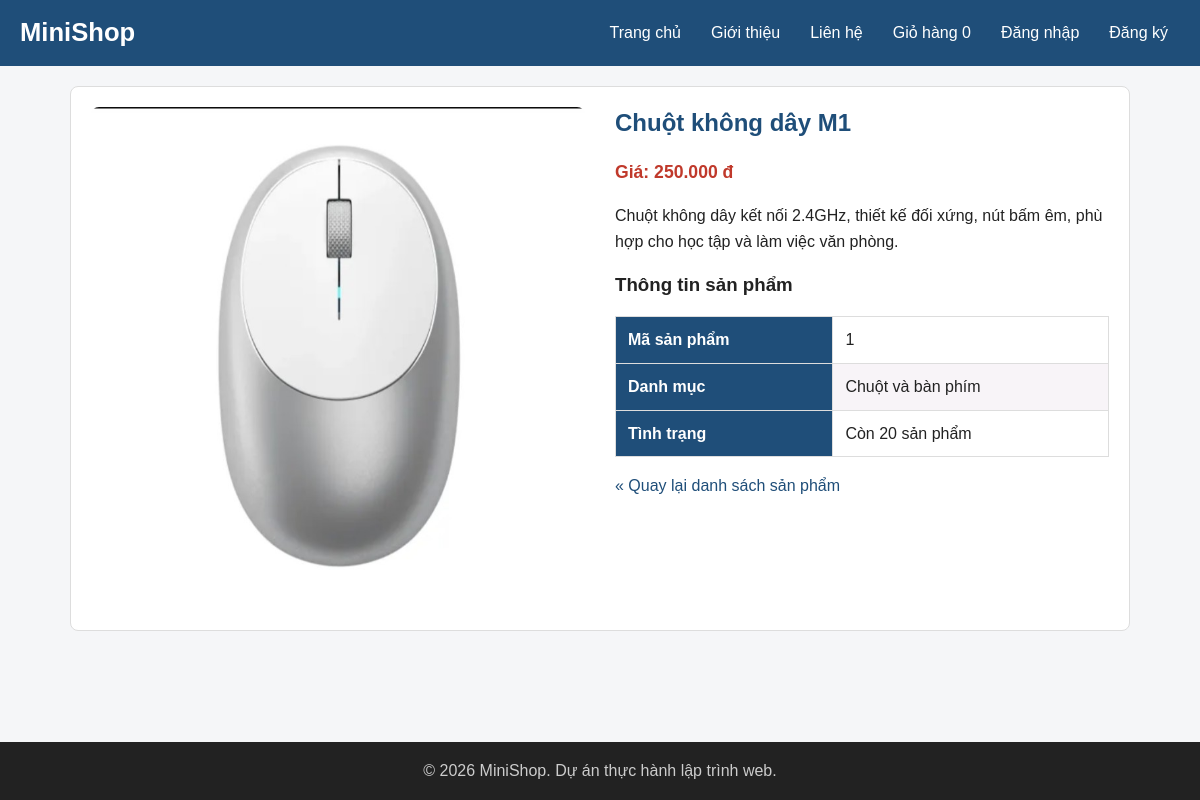
Screenshot of /product.php?id=1 with the database file from the repository.
### tables this page shows
CREATE TABLE IF NOT EXISTS `products` (
    `id` INT UNSIGNED NOT NULL AUTO_INCREMENT,
    `category_id` INT UNSIGNED NOT NULL,
    `name` VARCHAR(200) NOT NULL,
    `price` INT UNSIGNED NOT NULL,
    `description` TEXT,
    `image` VARCHAR(255) NOT NULL DEFAULT 'images/sp01.jpg',
    `stock` INT UNSIGNED NOT NULL DEFAULT 0,
    `created_at` DATETIME NOT NULL DEFAULT CURRENT_TIMESTAMP,
    PRIMARY KEY (`id`),
    CONSTRAINT `fk_products_category`
        FOREIGN KEY (`category_id`) REFERENCES `categories` (`id`)
);

CREATE TABLE IF NOT EXISTS `categories` (
    `id` INT UNSIGNED NOT NULL AUTO_INCREMENT,
    `name` VARCHAR(100) NOT NULL,
    PRIMARY KEY (`id`)
);

### includes/init.php (called while the page is built, shortened)
<?php
function e($value): string
{
    return htmlspecialchars((string) $value, ENT_QUOTES | ENT_SUBSTITUTE, 'UTF-8');
}
function url(string $path = ''): string
{
    $scriptDirectory = str_replace('\\', '/', dirname($_SERVER['SCRIPT_NAME'] ?? '/'));
    $basePath = rtrim($scriptDirectory, '/');
    return $basePath . '/' . ltrim($path, '/');
}
function format_price($price): string
{
    return number_format((float) $price, 0, ',', '.') . ' đ';
}

### product.php (the view, shortened to what this page needs)
<?php
require __DIR__ . '/includes/init.php';
$idInput = $_GET['id'] ?? 0;
$id = is_scalar($idInput) ? (int) $idInput : 0;
$statement = $pdo->prepare(
    'SELECT p.*, c.name AS category_name
     FROM products p
     INNER JOIN categories c ON c.id = p.category_id
     WHERE p.id = ?'
);
$statement->execute([$id]);
$product = $statement->fetch();
    ?>
    <?php
require __DIR__ . '/includes/header.php';
?>
<article class="product-detail">
    <div class="product-image">
        <img src="<?= e(url($product['image'])) ?>" alt="<?= e($product['name']) ?>">
    </div>
    <div class="product-info">
        <h2><?= e($product['name']) ?></h2>
        <p class="price">Giá: <strong><?= e(format_price($product['price'])) ?></strong></p>
        <?php if ($product['description'] !== null && $product['description'] !== ''): ?>
            <p><?= nl2br(e($product['description'])) ?></p>
        <?php endif; ?>
        <h3>Thông tin sản phẩm</h3>
        <table>
            <tbody>
                <tr>
                    <th>Mã sản phẩm</th>
                    <td><?= e($product['id']) ?></td>
                </tr>
                <tr>
                    <th>Danh mục</th>
                    <td><?= e($product['category_name']) ?></td>
                </tr>
                <tr>
                    <th>Tình trạng</th>
                    <td><?= (int) $product['stock'] > 0
                        ? 'Còn ' . e($product['stock']) . ' sản phẩm'
                        : 'Hết hàng' ?></td>
                </tr>
            </tbody>
        </table>
        <p><a href="<?= e(url('index.php')) ?>">&laquo; Quay lại danh sách sản phẩm</a></p>
    </div>
</article>
<?php require __DIR__ . '/includes/footer.php'; ?>

### css/style.css (style rules this page uses)
:root { --primary: #1f4e79; --primary-dark: #163a5a; --accent: #e67e22; --accent-dark: #cf6d17; --text: #222222; --muted: #666666; --border: #dddddd; --bg: #f5f6f8; --white: #ffffff; --danger: #c0392b; }
* { box-sizing: border-box; }
body { margin: 0; font-family: Arial, Helvetica, sans-serif; font-size: 16px; line-height: 1.6; color: var(--text); background-color: var(--bg); }
h1, h2, h3 { line-height: 1.3; }
h2 { color: var(--primary); }
a { color: var(--primary); text-decoration: none; }
img { max-width: 100%; height: auto; }
.price { color: var(--danger); font-size: 1.1rem; font-weight: bold; }
.product-detail { display: grid; grid-template-columns: 1fr 1fr; gap: 30px; padding: 20px; border: 1px solid var(--border); border-radius: 8px; background-color: var(--white); }
.product-image img { width: 100%; border-radius: 8px; }
.product-info h2 { margin-top: 0; }
body { display: flex; flex-direction: column; min-height: 100vh; }
table { width: 100%; border-collapse: collapse; background-color: var(--white); }
th, td { padding: 10px 12px; border: 1px solid var(--border); text-align: left; }
th { background-color: var(--primary); color: var(--white); }
tbody tr:nth-child(even) { background-color: #f8f4f8; }

### rows the page displays
products: image (picture), name "Chuột không dây M1", price "250.000 đ", description "Chuột không dây kết nối 2.4GHz, thiết kế đối xứng, nút bấm êm, phù hợp cho học tập và làm việc văn phòng.", id "1", category.name "Chuột và bàn phím", stock "20"
